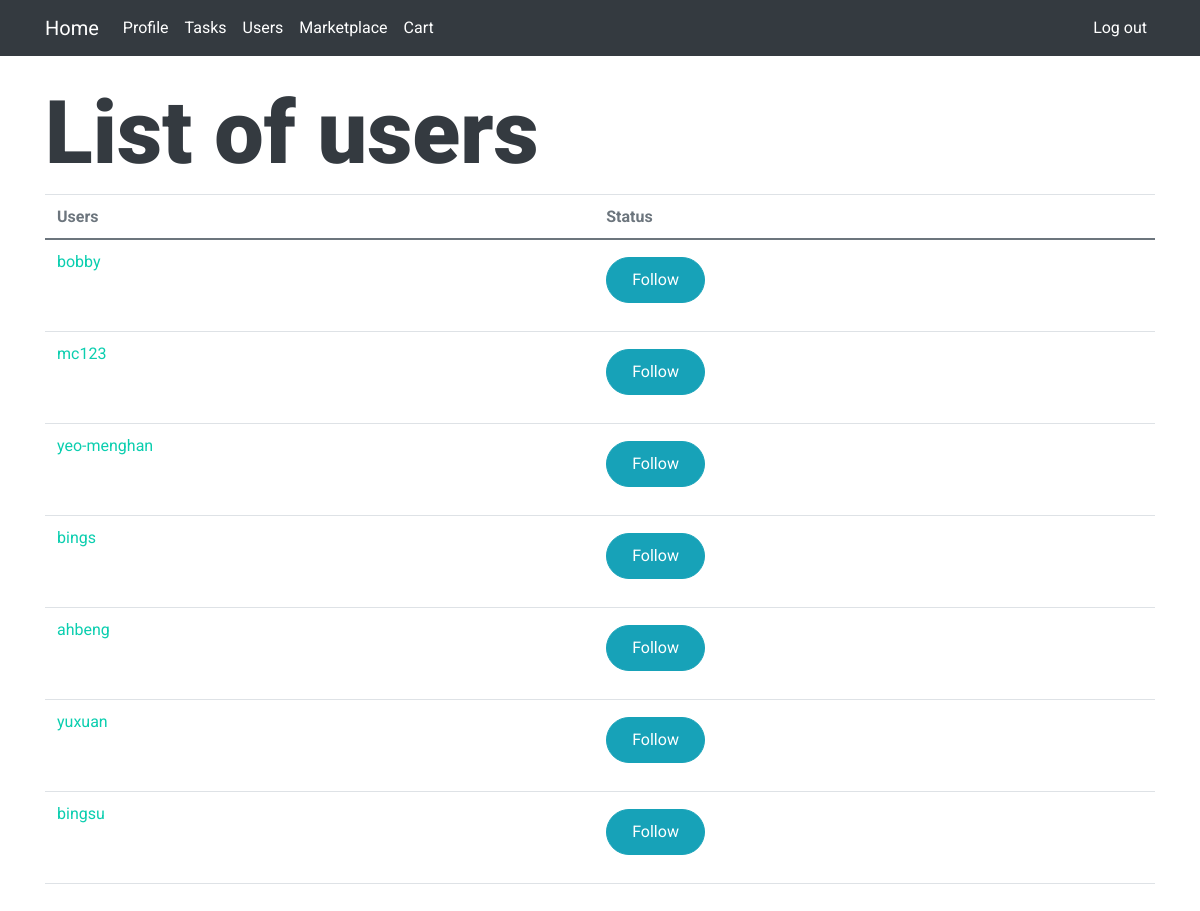
/main/users/ (signed in), run on an earlier commit of the app's database.
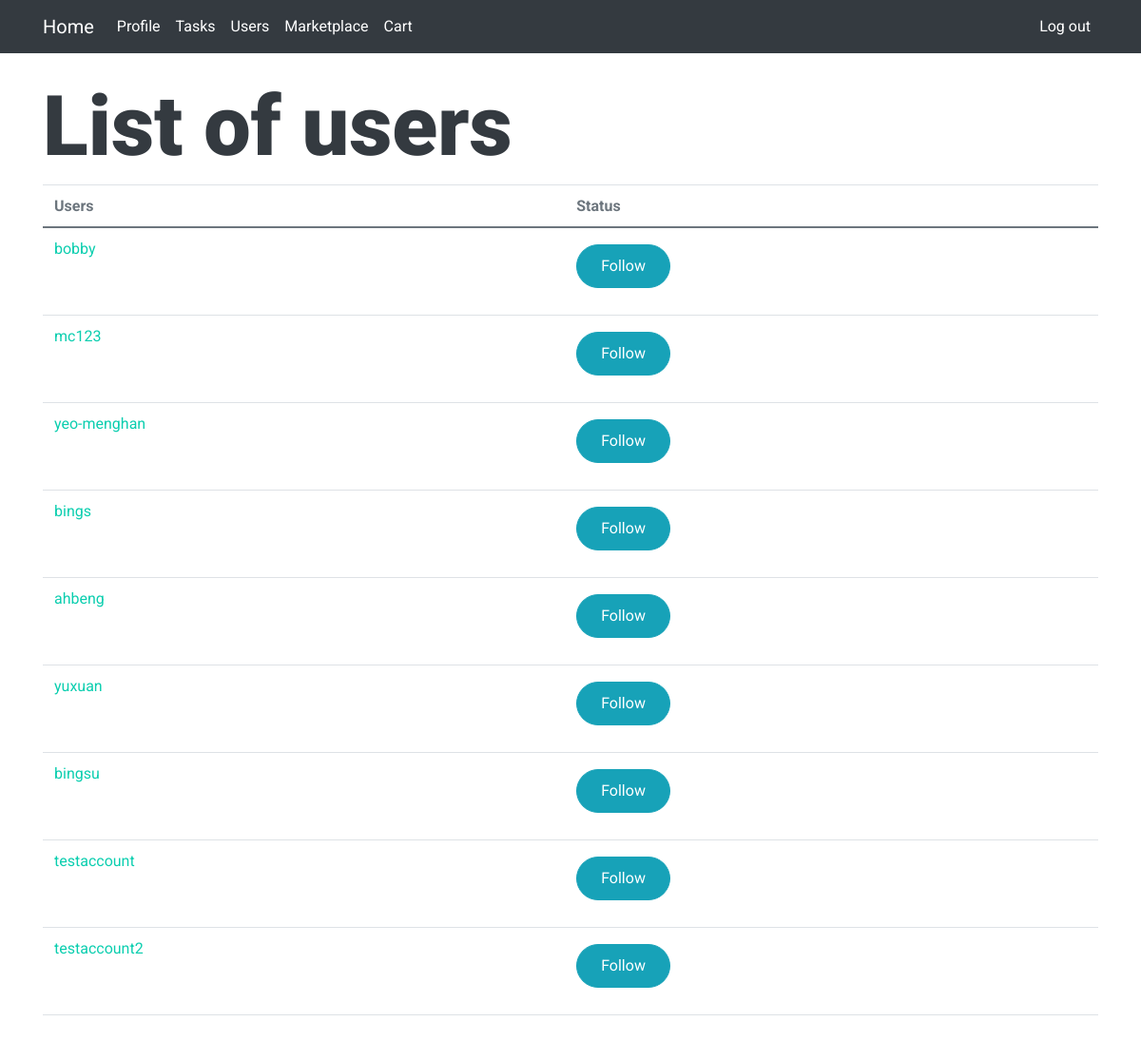
And on a later commit of the database.
### main/models.py (models this page shows, shortened)
class CustomUser(models.Model):
    user = models.OneToOneField(User, on_delete=models.CASCADE)
    DEPARTMENT = (
        ('Operations', 'Operations'),
        ('Infocomm technology', 'Infocomm technology'),
        ('Engineering', 'Engineering'),
        ('Corportate', 'Corporate')
    )
    email = models.EmailField(unique=True)
    department = models.CharField(max_length=100, choices=DEPARTMENT)
    description = models.TextField("Description", max_length=600, default='', blank=True)
    points = models.IntegerField(default=0)
    tasks = models.ManyToManyField(Task, blank=True, related_name='users')
    birthday = models.DateField()

### main/views.py (the view)
# urls.py: path('users/', views.users, name='users'),
@login_required(login_url='/main/login')
def users(request):
    current_user = CustomUser.objects.get(user=request.user)
    other_users = CustomUser.objects.all().exclude(pk=current_user.pk)
    requested = []
    following = []
    for user in other_users:
        if Follow.objects.filter(follower = current_user, following = user):
            following.append(user)
        elif Request.objects.filter(requestor=current_user, requested=user):
            requested.append(user)
    return render(request, 'main/users.html', {
        "user_list": other_users,
        "following": following,
        "requested": requested,
    })

### main/context_processor.py (called while the page is built)
def cart_count(request):
    try:
        current_user = CustomUser.objects.get(user=request.user)
        cart_count = Cart.objects.filter(user=current_user).count()
        return {
            'cart_count' : cart_count
        }
    except TypeError:
        return []

### main/templates/main/users.html (shortened to what this page needs)
{% extends "main/layout.html" %}
{% block body %}
    <div class="container">
        <div class = "scrollable_long">
        <h1 class="display-2">List of users</h1>
        <table class="table">
          <thead>
            <tr>
              <th scope="col">Users</th>
              <th scope="col">Status</th>
            </tr>
          </thead>
          <tbody>
            {% for user in user_list %}
            <tr>
              <td scope="row">
                <a href="{% url 'main:user_profile' user.id %}">{{ user.user.username }}</a>
              <td>
                {% if user in following %}
                <button disabled class="btn btn-secondary">Following</button>
                {% elif user in requested %}
                    <button disabled class="btn btn-secondary">Requested</button>
                {% else %}
                    <form action="{% url 'main:follow' %}" method="post">
                        <button value='{{ user.id }}' name='user_id' type='submit' class="btn btn-info">Follow</button>
                    </form>
                {% endif %}
              </td>
            </tr>
            {% endfor %}
          </tbody>
        </table>
      </div>
    </div>
{% endblock %}

What changed in the data, as far as the page shows it:
added CustomUser: user.username "testaccount", {{ user.id }} 9 (drawn)
added CustomUser: user.username "testaccount2", {{ user.id }} 10 (drawn)
